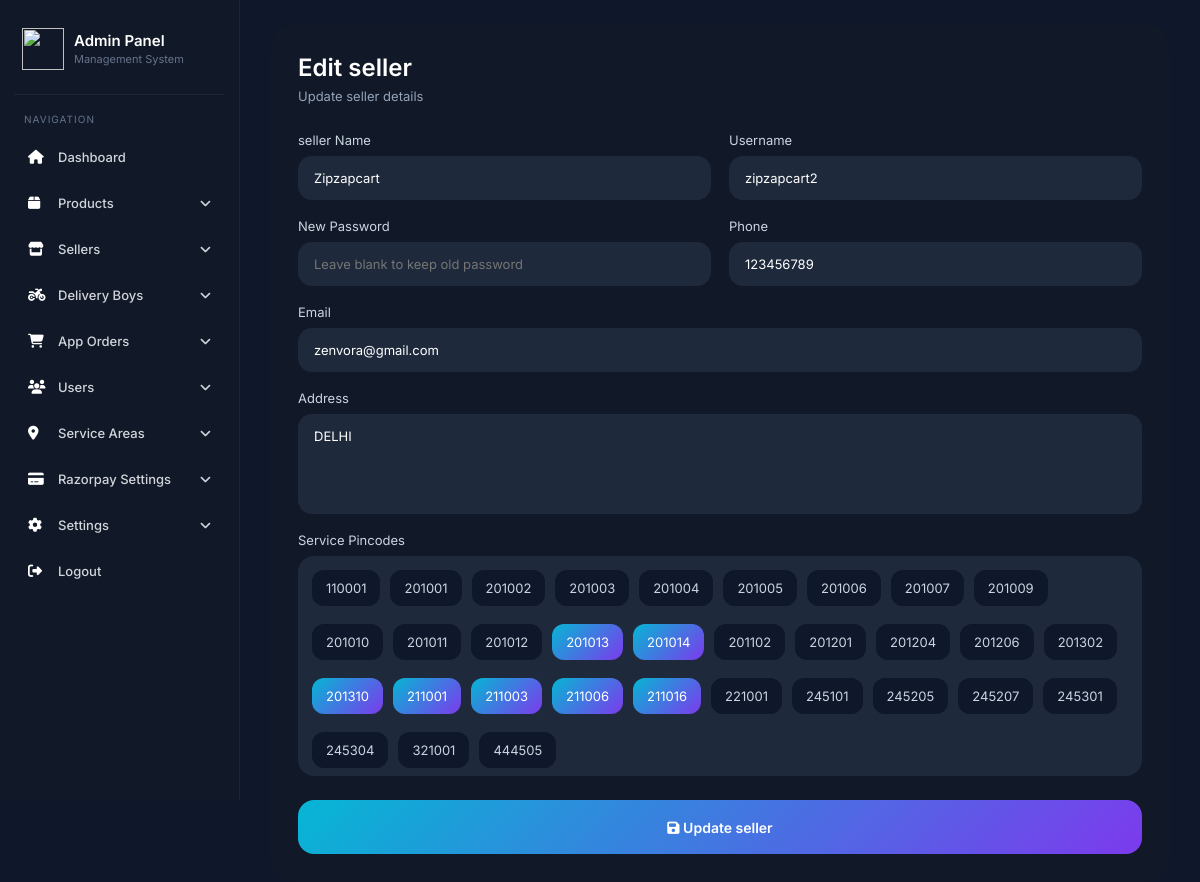
Page /Backend/admin/edit-franchise.php?id=5 (signed in) on the committed database.
### tables this page shows
CREATE TABLE `seller` (
  `id` int(11) NOT NULL,
  `name` varchar(100) DEFAULT NULL,
  `username` varchar(50) DEFAULT NULL,
  `password` varchar(255) DEFAULT NULL,
  `phone` varchar(20) DEFAULT NULL,
  `email` varchar(100) DEFAULT NULL,
  `address` text DEFAULT NULL,
  `service_pincodes` text DEFAULT NULL,
  `created_at` timestamp NULL DEFAULT current_timestamp()
);

CREATE TABLE `service_pincodes` (
  `id` int(11) NOT NULL,
  `pincode` varchar(10) DEFAULT NULL,
  `delivery_charge` int(100) NOT NULL DEFAULT 50
);

### Backend/admin/edit-franchise.php (the view, shortened to what this page needs)
<?php
require_once 'db.php';
$id = intval($_GET['id']);
$stmt = $pdo->prepare("SELECT * FROM seller WHERE id=?");
$stmt->execute([$id]);
$franchise = $stmt->fetch();
$pincodeQuery = $pdo->query("SELECT * FROM service_pincodes ORDER BY pincode ASC");
$allPincodes = $pincodeQuery->fetchAll();
?>
<!DOCTYPE html>
<html lang="en">
<head>
<link rel="stylesheet" href="https://cdnjs.cloudflare.com/ajax/libs/font-awesome/6.5.2/css/all.min.css">
</head>
<body>
<?php include 'nav.php'; ?>
<div class="main-content">
    <div class="form-card">
        <div class="page-title">
            Edit seller
        </div>
        <div class="page-sub">
            Update seller details
        </div>
        <form method="POST">
            <div class="form-grid">
                <div class="input-box">
                    <label>seller Name</label>
                    <input
                        type="text"
                        name="name"
                        value="<?php echo htmlspecialchars($franchise['name']); ?>"
                        required
                    >
                </div>
                <div class="input-box">
                    <label>Username</label>
                    <input
                        type="text"
                        name="username"
                        value="<?php echo htmlspecialchars($franchise['username']); ?>"
                        required
                    >
                </div>
                <div class="input-box">
                    <label>New Password</label>
                    <input
                        type="password"
                        name="password"
                        placeholder="Leave blank to keep old password"
                    >
                </div>
                <div class="input-box">
                    <label>Phone</label>
                    <input
                        type="text"
                        name="phone"
                        value="<?php echo htmlspecialchars($franchise['phone']); ?>"
                    >
                </div>
                <div class="input-box full-width">
                    <label>Email</label>
                    <input
                        type="email"
                        name="email"
                        value="<?php echo htmlspecialchars($franchise['email']); ?>"
                    >
                </div>
                <div class="input-box full-width">
                    <label>Address</label>
                    <textarea name="address"><?php echo htmlspecialchars($franchise['address']); ?></textarea>
                </div>
                <div class="input-box full-width">
                    <label>
                        Service Pincodes
                    </label>
                    <div class="multi-select-box">
                        <?php foreach($allPincodes as $pin){ ?>
                            <label class="pin-item">
                                <span>
                                    <?php echo $pin['pincode']; ?>
                                </span>
                            </label>
                        <?php } ?>
                    </div>
                </div>
            </div>
            <button type="submit" name="update_franchise" class="submit-btn">
                <i class="fa-solid fa-floppy-disk"></i>
                Update seller
            </button>
        </form>
    </div>
</div>
</body>
</html>

### Backend/admin/edit-franchise.php (style rules this page uses)
* { margin:0; padding:0; box-sizing:border-box; font-family:'Inter',sans-serif; }
body { background:#0f172a; color:#fff; }
.main-content { margin-left:240px; padding:28px; }
.form-card { background:#111827; border-radius:24px; padding:28px; max-width:900px; margin:auto; }
.page-title { font-size:24px; font-weight:600; margin-bottom:6px; }
.page-sub { color:#94a3b8; font-size:13px; margin-bottom:28px; }
.form-grid { display:grid; grid-template-columns:repeat(2,1fr); gap:18px; }
.full-width { grid-column:1/3; }
.input-box { display:flex; flex-direction:column; }
.input-box label { font-size:13px; margin-bottom:8px; color:#cbd5e1; }
.input-box input, .input-box textarea { width:100%; border:none; outline:none; background:#1e293b; border-radius:14px; padding:14px 16px; color:#fff; font-size:13px; }
.input-box textarea { min-height:100px; resize:none; }
.multi-select-box { width:100%; max-height:220px; overflow-y:auto; background:#1e293b; border-radius:16px; padding:14px; display:flex; flex-wrap:wrap; gap:10px; }
.pin-item { position:relative; cursor:pointer; }
.pin-item span { display:flex; align-items:center; justify-content:center; padding:10px 14px; border-radius:12px; background:#0f172a; color:#cbd5e1; font-size:13px; transition:.3s; }
.pin-item input:checked + span { background:linear-gradient(135deg,#06b6d4,#7c3aed); color:#fff; }
.submit-btn { width:100%; height:54px; border:none; border-radius:16px; margin-top:24px; background:linear-gradient(135deg,#06b6d4,#7c3aed); color:#fff; font-size:14px; font-weight:600; cursor:pointer; }

### Backend/admin/nav.php (style rules this page uses)
* { margin:0; padding:0; box-sizing:border-box; font-family:'Inter',sans-serif; }
body { background:#0f172a; }
.main-content { margin-left:240px; padding:25px; transition:.3s; }

### rows in the picture
seller: name "Zipzapcart", username "zipzapcart2", phone "123456789", email "zenvora@gmail.com", address "DELHI"
service_pincodes: pincode "110001"
service_pincodes: pincode "201001"
service_pincodes: pincode "201002"
service_pincodes: pincode "201003"
service_pincodes: pincode "201004"
service_pincodes: pincode "201005"
service_pincodes: pincode "201006"
service_pincodes: pincode "201007"
service_pincodes: pincode "201009"
service_pincodes: pincode "201010"
service_pincodes: pincode "201011"
service_pincodes: pincode "201012"
service_pincodes: pincode "201013"
service_pincodes: pincode "201014"
service_pincodes: pincode "201102"
service_pincodes: pincode "201201"
service_pincodes: pincode "201204"
service_pincodes: pincode "201206"
service_pincodes: pincode "201302"
service_pincodes: pincode "201310"
service_pincodes: pincode "211001"
service_pincodes: pincode "211003"
service_pincodes: pincode "211006"
service_pincodes: pincode "211016"
service_pincodes: pincode "221001"
service_pincodes: pincode "245101"
service_pincodes: pincode "245205"
service_pincodes: pincode "245207"
service_pincodes: pincode "245301"
service_pincodes: pincode "245304"
service_pincodes: pincode "321001"
service_pincodes: pincode "444505"
